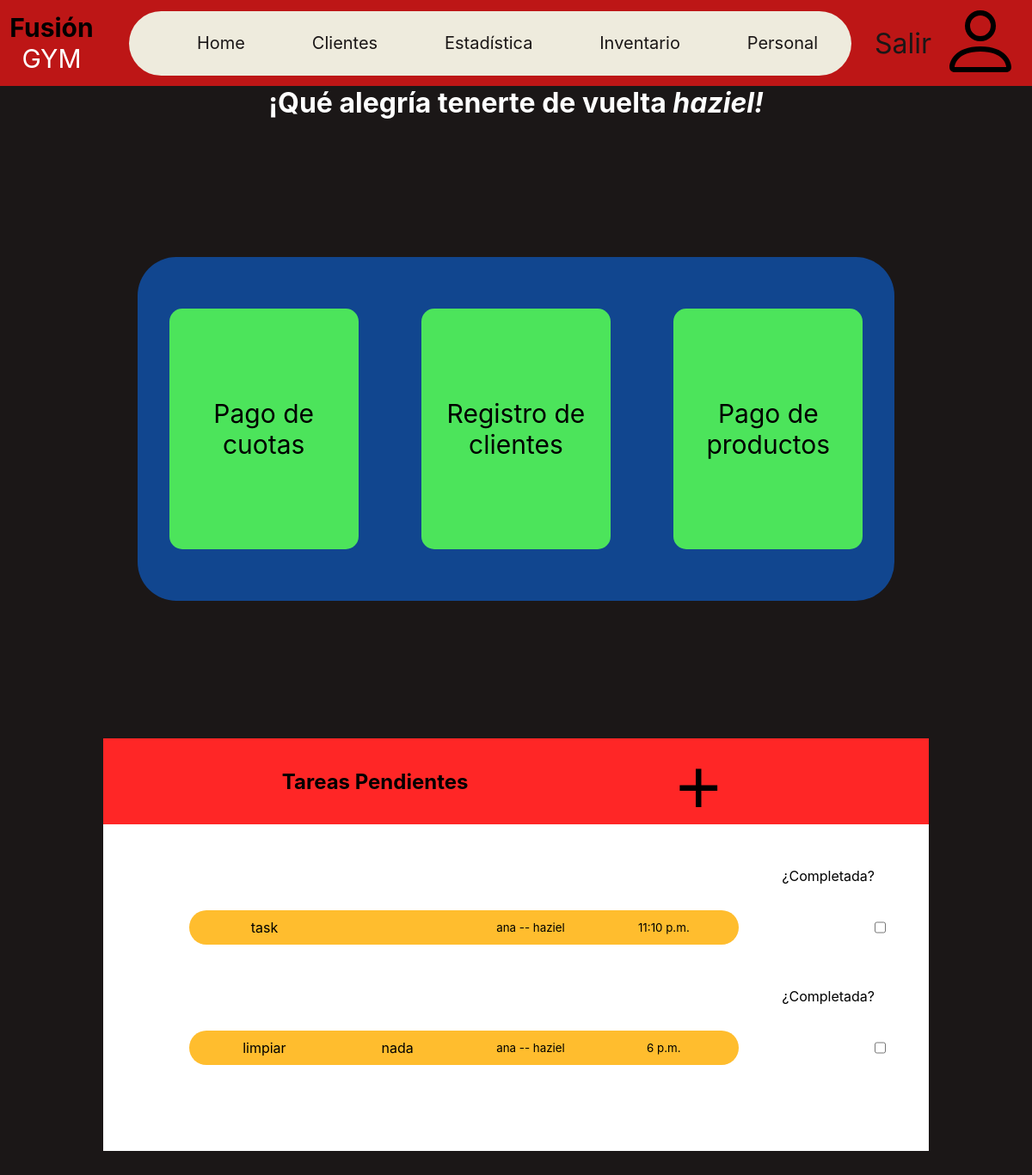
Before: / (signed in) with the older database file.
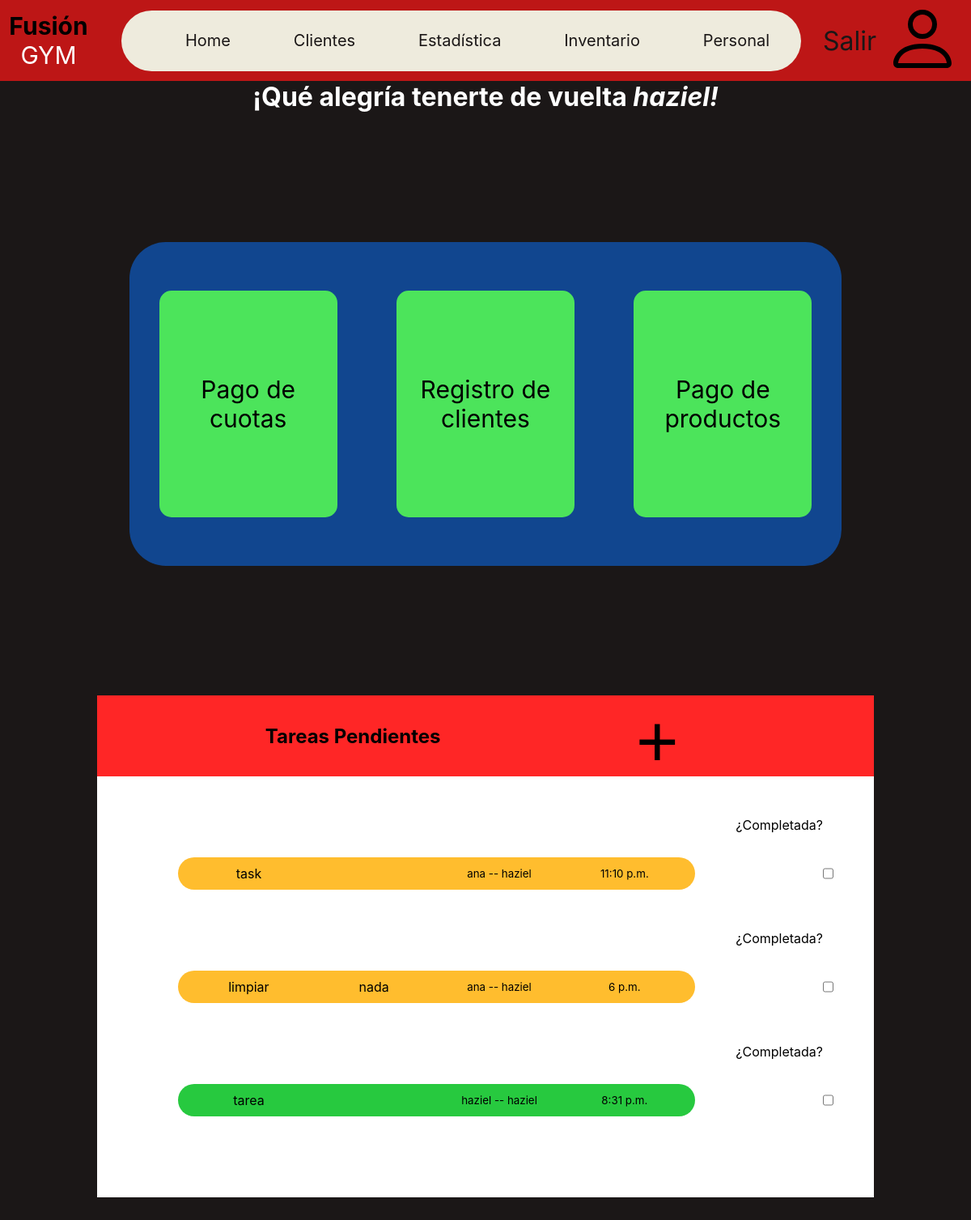
After: the same page with the newer database file.
### base/models.py (models this page shows, shortened)
class Task(models.Model):
    name = models.CharField(max_length=50)
    description = models.TextField(default='', blank=True)
    assigned_by = models.ForeignKey(
        Staff, on_delete=models.CASCADE, null=True, related_name='assigned_by')
    assigned_to = models.ForeignKey(
        Staff, on_delete=models.CASCADE, null=True, related_name='assigned_to')
    duration = models.TimeField()
    importance_level = ((1, 1), (2, 2), (3, 3))
    importance = models.SmallIntegerField(choices=importance_level, default=2)
    is_complete = models.BooleanField(default=False)

class Staff(AbstractUser):
    username = models.CharField(max_length=200, default="", unique=True)
    RANKS = (
        'CEO', 'segundo al mando',
        'empleado nivel 1', 'empleado nivel 2')
    ranks_readable = tuple(zip(RANKS, RANKS))
    rank = models.CharField(
        max_length=50, choices=ranks_readable, default=RANKS[-1])

### base/views.py (the view)
# urls.py: 2. Add a URL to urlpatterns:  path('', views.home, name='home')
@login_required(login_url='login-page')
def home(req):
    tasks = Task.objects.all()
    context = {'title': 'home','tasks':tasks}
    return render(req, 'base/home.html', context)

### base/templates/base/home.html (shortened to what this page needs)
{% extends 'main.html' %}
{% block content %}
{% include 'menu.html' %}
<h1 class="welcome-name">¡Qué alegría tenerte de vuelta <i>{{request.user.username}}!</i></h1>
{% include 'base/quicks.html' %}
{% include 'base/tasks.html' %}
{% endblock content %}

### base/templates/base/tasks.html
{%  load static %}
    <section class="task-container">
    <header class="task-header">
        <h1>Tareas Pendientes</h1>
        <button id="task-plus" class="display-modal">+</button>
    </header>
    <section class="task-list">
        {% for task in tasks %}
        <div class="task-handler" id="hd_{{task.id}}">
            <div class="task importance-{{task.importance}}">
                <p>{{task.name}}</p>
                <p>{{task.description}}</p>
                <small>{{task.assigned_by.username}} -- {{task.assigned_to.username}}</small>
                <small>{{task.duration}}</small>
            </div>
            <label for="">¿Completada? </label>
            <input type="checkbox" id="ts_{{task.id}}" class="display-modal is_compl">
        </div>
        {% endfor %}
    </section>
</section>

Changed rows visible on the page:
added Task: name "tarea", assigned_by.username "haziel", assigned_to.username "haziel", duration "8:31 p.m.", importance 1 (drawn)
